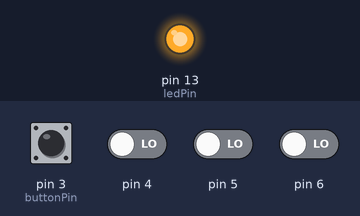
This sketch was run on a simulated Arduino Leonardo, built with avr-gcc and run on an emulated ATmega32U4. On the bench: output pins drawn as LEDs (lit = HIGH). Inputs (shaded band) come from the test bench; at power-on: pin 3 (buttonPin), pin 4–6 LOW. USB keyboard and mouse output is not drawn.

Above: at 0.3 s.
Timing chart, 0 to 1.8 s (numbered marks = the images above):
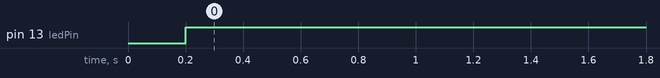

The sketch:

LeonardoGamepad.ino
```cpp
#include "HID-Project.h"

// this constant won't change:
const int buttonPin = 3; // the pin that the pushbutton is attached to
const int ledPin = 13;   // the pin that the LED is attached to

// Variables will change:
int buttonPushCounter = 0; // counter for the number of button presses
int buttonState = 0;       // current state of the button
int lastButtonState = 0;   // previous state of the button
char buttonStates[4] = {0, 0, 0, 0};
char lastButtonStates[4] = {0, 0, 0, 0};

void
setup() {
  // initialize the button pin as a input:
  pinMode(buttonPin, INPUT);
  // initialize the LED as an output:
  pinMode(ledPin, OUTPUT);
  // initialize serial communication:
  //  Serial.begin(38400);

  // Sends a clean report to the host. This is important on any Arduino type.
  Gamepad.begin();
}

void
loop() {
  int i;
  int changed = 0;
  // read the pushbutton input pin:
  for(i = 0; i < 4; i++) {

    buttonState = buttonStates[i] = digitalRead(buttonPin + i);
    lastButtonState = lastButtonStates[i];

    // compare the buttonState to its previous state
    if(buttonState != lastButtonState) {
      changed = 1;

      // if the state has changed, increment the counter
      if(buttonState == LOW) {
        // if the current state is HIGH then the button went from off to on:
        buttonPushCounter++;
        // Serial.print("1");
        /*Serial.print("number of button pushes: ");
          Serial.println(buttonPushCounter);*/
      } else {
        // if the current state is LOW then the button went from on to off:
        // Serial.print("0");
      }
    }
    // Delay a little bit to avoid bouncing
    delay(50);
  }
  // save the current state as the last state, for next time through the loop
  lastButtonState = buttonState;
  for(i = 0; i < 4; i++) lastButtonStates[i] = buttonStates[i];

  /* if(changed) {
     for(i = 0; i < 4; i++) {
       if(i > 0)
         Serial.print(" ");
       Serial.print(buttonStates[i]);
     }

     Serial.println("");
   }
  */
  // turns on the LED every four button pushes by checking the modulo of the
  // button push counter. the modulo function gives you the remainder of the
  // division of two numbers:
  if(buttonPushCounter % 4 == 0) {
    digitalWrite(ledPin, HIGH);
  } else {
    digitalWrite(ledPin, LOW);
  }

  // Functions above only set the values.
  // This writes the report to the host.
  Gamepad.write();
}
```

Measured:
- by itself, pin 13 (ledPin): LOW → HIGH at 0.20 s
